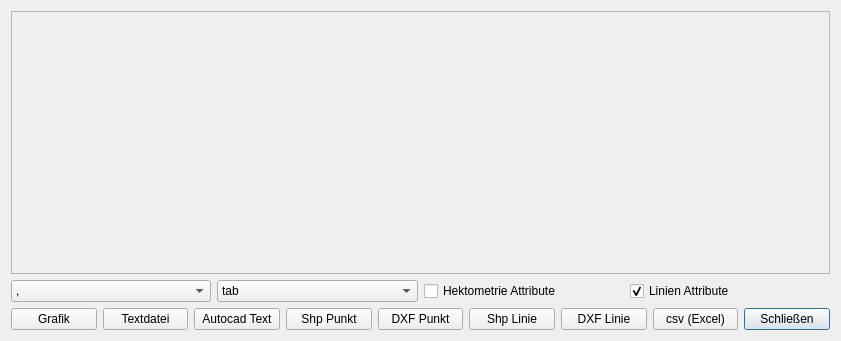
<?xml version="1.0" encoding="UTF-8"?>
<ui version="4.0">
 <class>VoGISProfilToolPlot</class>
 <widget class="QDialog" name="VoGISProfilToolPlot">
  <property name="geometry">
   <rect>
    <x>0</x>
    <y>0</y>
    <width>841</width>
    <height>341</height>
   </rect>
  </property>
  <property name="windowTitle">
   <string>Dialog</string>
  </property>
  <property name="modal">
   <bool>true</bool>
  </property>
  <layout class="QGridLayout" name="gridLayout_2">
   <item row="1" column="0">
    <layout class="QHBoxLayout" name="horizontalLayout">
     <item>
      <widget class="QComboBox" name="IDC_cbDecimalDelimiter">
       <item>
        <property name="text">
         <string>,</string>
        </property>
       </item>
       <item>
        <property name="text">
         <string>.</string>
        </property>
       </item>
      </widget>
     </item>
     <item>
      <widget class="QComboBox" name="IDC_cbDelimiter">
       <property name="editable">
        <bool>false</bool>
       </property>
       <item>
        <property name="text">
         <string>tab</string>
        </property>
       </item>
       <item>
        <property name="text">
         <string>;</string>
        </property>
       </item>
       <item>
        <property name="text">
         <string>,</string>
        </property>
       </item>
       <item>
        <property name="text">
         <string/>
        </property>
       </item>
      </widget>
     </item>
     <item>
      <widget class="QCheckBox" name="IDC_chkHekto">
       <property name="text">
        <string>Hektometrie Attribute</string>
       </property>
      </widget>
     </item>
     <item>
      <widget class="QCheckBox" name="IDC_chkLineAttributes">
       <property name="text">
        <string>Linien Attribute</string>
       </property>
       <property name="checked">
        <bool>true</bool>
       </property>
      </widget>
     </item>
    </layout>
   </item>
   <item row="11" column="0">
    <layout class="QGridLayout" name="gridLayout">
     <item row="1" column="8">
      <widget class="QPushButton" name="IDC_bClose">
       <property name="text">
        <string>Schließen</string>
       </property>
      </widget>
     </item>
     <item row="1" column="6">
      <widget class="QPushButton" name="IDC_bDxfLine">
       <property name="text">
        <string>DXF Linie</string>
       </property>
      </widget>
     </item>
     <item row="1" column="4">
      <widget class="QPushButton" name="IDC_bDxfPnt">
       <property name="text">
        <string>DXF Punkt</string>
       </property>
      </widget>
     </item>
     <item row="1" column="3">
      <widget class="QPushButton" name="IDC_bShpPnt">
       <property name="text">
        <string>Shp Punkt</string>
       </property>
      </widget>
     </item>
     <item row="1" column="7">
      <widget class="QPushButton" name="IDC_bExcel">
       <property name="text">
        <string>csv (Excel)</string>
       </property>
      </widget>
     </item>
     <item row="1" column="5">
      <widget class="QPushButton" name="IDC_bShpLine">
       <property name="text">
        <string>Shp Linie</string>
       </property>
      </widget>
     </item>
     <item row="1" column="2">
      <widget class="QPushButton" name="IDC_bACadTxt">
       <property name="text">
        <string>Autocad Text</string>
       </property>
      </widget>
     </item>
     <item row="1" column="0">
      <widget class="QPushButton" name="IDC_bChart">
       <property name="text">
        <string>Grafik</string>
       </property>
      </widget>
     </item>
     <item row="1" column="1">
      <widget class="QPushButton" name="IDC_bText">
       <property name="text">
        <string>Textdatei</string>
       </property>
      </widget>
     </item>
    </layout>
   </item>
   <item row="0" column="0">
    <widget class="QScrollArea" name="scrollArea">
     <property name="widgetResizable">
      <bool>true</bool>
     </property>
     <widget class="QWidget" name="scrollAreaWidgetContents">
      <property name="geometry">
       <rect>
        <x>0</x>
        <y>0</y>
        <width>821</width>
        <height>251</height>
       </rect>
      </property>
     </widget>
    </widget>
   </item>
  </layout>
 </widget>
 <resources/>
 <connections>
  <connection>
   <sender>IDC_bClose</sender>
   <signal>clicked()</signal>
   <receiver>VoGISProfilToolPlot</receiver>
   <slot>reject()</slot>
   <hints>
    <hint type="sourcelabel">
     <x>830</x>
     <y>330</y>
    </hint>
    <hint type="destinationlabel">
     <x>237</x>
     <y>306</y>
    </hint>
   </hints>
  </connection>
  <connection>
   <sender>IDC_bText</sender>
   <signal>clicked()</signal>
   <receiver>VoGISProfilToolPlot</receiver>
   <slot>exportTxt()</slot>
   <hints>
    <hint type="sourcelabel">
     <x>113</x>
     <y>317</y>
    </hint>
    <hint type="destinationlabel">
     <x>84</x>
     <y>338</y>
    </hint>
   </hints>
  </connection>
  <connection>
   <sender>IDC_bShpPnt</sender>
   <signal>clicked()</signal>
   <receiver>VoGISProfilToolPlot</receiver>
   <slot>exportShpPnt()</slot>
   <hints>
    <hint type="sourcelabel">
     <x>331</x>
     <y>318</y>
    </hint>
    <hint type="destinationlabel">
     <x>347</x>
     <y>339</y>
    </hint>
   </hints>
  </connection>
  <connection>
   <sender>IDC_bShpLine</sender>
   <signal>clicked()</signal>
   <receiver>VoGISProfilToolPlot</receiver>
   <slot>exportShpLine()</slot>
   <hints>
    <hint type="sourcelabel">
     <x>525</x>
     <y>322</y>
    </hint>
    <hint type="destinationlabel">
     <x>512</x>
     <y>339</y>
    </hint>
   </hints>
  </connection>
 </connections>
 <slots>
  <slot>exportTxt()</slot>
  <slot>exportShpPnt()</slot>
  <slot>exportShpLine()</slot>
 </slots>
</ui>
